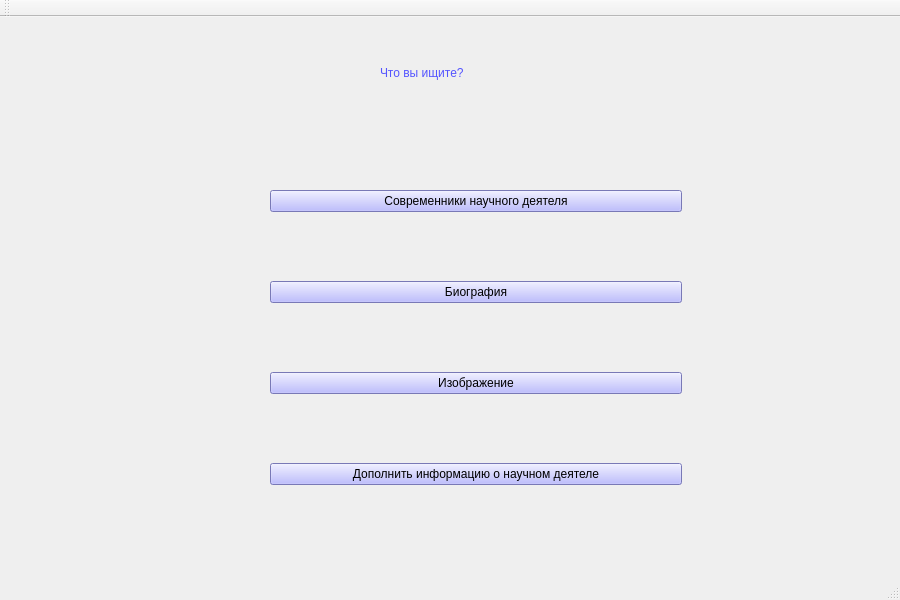
<?xml version="1.0" encoding="UTF-8"?>
<ui version="4.0">
 <class>MainWindow</class>
 <widget class="QMainWindow" name="MainWindow">
  <property name="geometry">
   <rect>
    <x>0</x>
    <y>0</y>
    <width>900</width>
    <height>600</height>
   </rect>
  </property>
  <property name="windowTitle">
   <string>TheScienceInPersons</string>
  </property>
  <widget class="QWidget" name="centralwidget">
   <widget class="QLabel" name="label">
    <property name="geometry">
     <rect>
      <x>380</x>
      <y>10</y>
      <width>211</width>
      <height>91</height>
     </rect>
    </property>
    <property name="styleSheet">
     <string notr="true">font: 18pt &quot;MS Shell Dlg 2&quot;;
color: rgb(85, 85, 255);</string>
    </property>
    <property name="text">
     <string>Что вы ищите?</string>
    </property>
   </widget>
   <widget class="QWidget" name="verticalLayoutWidget">
    <property name="geometry">
     <rect>
      <x>270</x>
      <y>110</y>
      <width>412</width>
      <height>421</height>
     </rect>
    </property>
    <layout class="QVBoxLayout" name="verticalLayout">
     <item>
      <widget class="QPushButton" name="btn1">
       <property name="styleSheet">
        <string notr="true">font: 14pt &quot;MS Shell Dlg 2&quot;;
background-color: rgb(170, 170, 255);</string>
       </property>
       <property name="text">
        <string>Современники научного деятеля</string>
       </property>
      </widget>
     </item>
     <item>
      <widget class="QPushButton" name="btn2">
       <property name="styleSheet">
        <string notr="true">font: 14pt &quot;MS Shell Dlg 2&quot;;
background-color: rgb(170, 170, 255);</string>
       </property>
       <property name="text">
        <string>Биография</string>
       </property>
      </widget>
     </item>
     <item>
      <widget class="QPushButton" name="btn3">
       <property name="styleSheet">
        <string notr="true">font: 14pt &quot;MS Shell Dlg 2&quot;;
background-color: rgb(170, 170, 255);</string>
       </property>
       <property name="text">
        <string>Изображение</string>
       </property>
      </widget>
     </item>
     <item>
      <widget class="QPushButton" name="btn4">
       <property name="styleSheet">
        <string notr="true">font: 14pt &quot;MS Shell Dlg 2&quot;;
background-color: rgb(170, 170, 255);</string>
       </property>
       <property name="text">
        <string>Дополнить информацию о научном деятеле</string>
       </property>
      </widget>
     </item>
    </layout>
   </widget>
  </widget>
  <widget class="QMenuBar" name="menubar">
   <property name="geometry">
    <rect>
     <x>0</x>
     <y>0</y>
     <width>900</width>
     <height>21</height>
    </rect>
   </property>
  </widget>
  <widget class="QStatusBar" name="statusbar"/>
  <widget class="QToolBar" name="toolBar">
   <property name="windowTitle">
    <string>toolBar</string>
   </property>
   <attribute name="toolBarArea">
    <enum>TopToolBarArea</enum>
   </attribute>
   <attribute name="toolBarBreak">
    <bool>false</bool>
   </attribute>
  </widget>
 </widget>
 <resources/>
 <connections/>
</ui>
